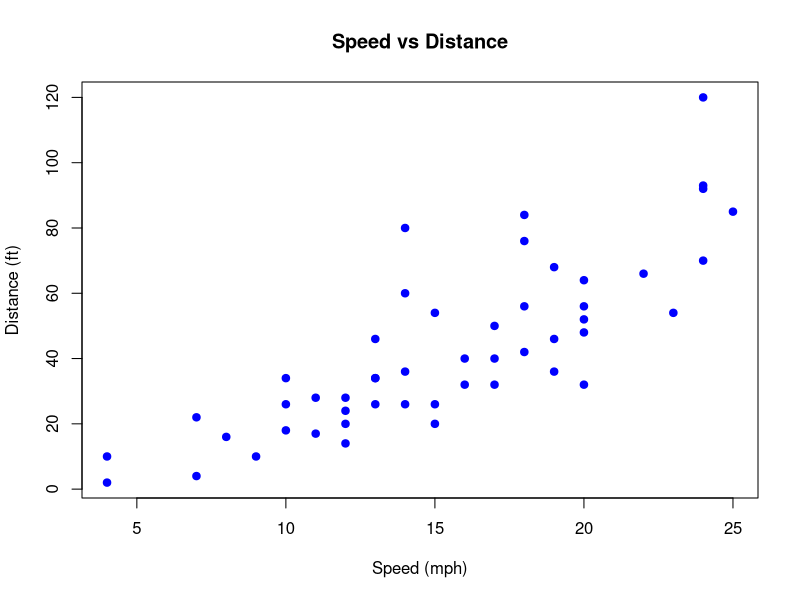

R code for this plot:
# how to use with github with cars dataset

data("mtcars")

# summary(mtcars)
#
# str(mtcars)



# analysis.R
# Simple analysis of the 'cars' dataset

# load the built-in 'cars' dataset
data(cars)

# show the first few rows of the dataset

head(cars)

# summary statistics of the dataset

summary(cars)


# plot the relationship between speed and distance

plot(cars$speed, cars$dist,
     main="Speed vs Distance",
     xlab="Speed (mph)",
     ylab="Distance (ft)",
     pch=19, col="blue")


